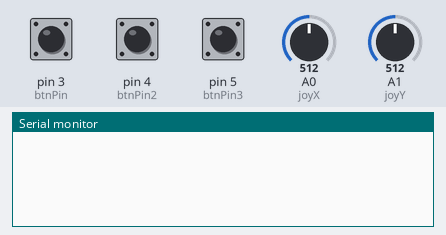
Recording of a sketch running on a simulated Arduino Uno, built with avr-gcc and run on an emulated ATmega328P. Parts: the last lines printed to the serial monitor. The inputs (shaded band) are chosen by the test bench; at power-on: A0 (joyX) = 512, pin 3 (btnPin) HIGH, pin 4 (btnPin2) HIGH, pin 5 (btnPin3) HIGH, A1 (joyY) = 512.

Above: at 1.7 s.
1.8 s: A0 (joyX) set to 190
At 2.5 s:
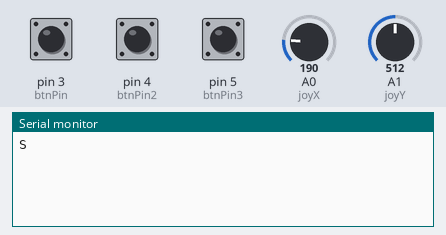
3.3 s: pin 3 (btnPin) pulled LOW for 0.15 s
At 3.43 s:
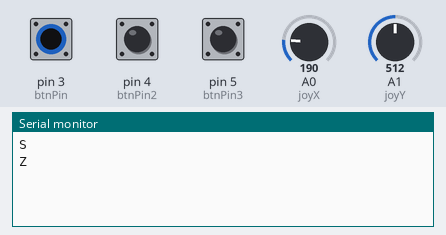
4.9 s: pin 4 (btnPin2) pulled LOW for 0.15 s
At 5.03 s:
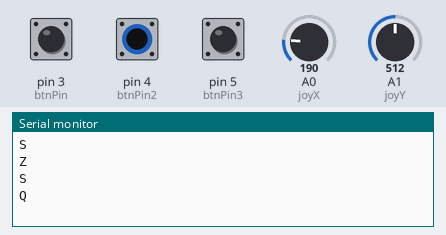
6.5 s: pin 5 (btnPin3) pulled LOW for 0.15 s
At 6.63 s:
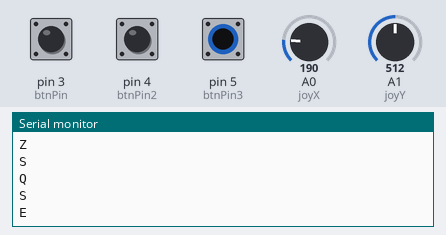
8.1 s: A0 (joyX) set to 900
At 8.5 s:
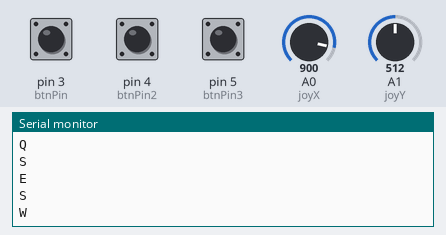

Measured:
- after the input at 1.8 s, the serial monitor: prints a new line at once (image 1)
- after the input at 3.3 s, the serial monitor: prints a new line at once (image 2)
- after the input at 4.9 s, the serial monitor: prints a new line at once (image 3)
- after the input at 6.5 s, the serial monitor: prints a new line at once (image 4)
- after the input at 8.1 s, the serial monitor: prints a new line at once (image 5)

The sketch:

v2.ino
```cpp
const int joyX = A0, joyY = A1, btnPin = 3, btnPin2 = 4, btnPin3 = 5;
int centerX, centerY;
char lastState = 'I';

void setup() {
  Serial.begin(115200);
  delay(500);
  centerX = analogRead(joyX);
  centerY = analogRead(joyY);
  pinMode(btnPin, INPUT_PULLUP);
  pinMode(btnPin2, INPUT_PULLUP);
  pinMode(btnPin3, INPUT_PULLUP);
}
 void loop() {
  int x = analogRead(joyX) - centerX;
  int y = analogRead(joyY) - centerY;
  if (abs(x) < 20) x = 0; if (abs(y) < 20) y = 0;
  char curr = 'I';

  if (!digitalRead(btnPin)) curr = 'Z'; //Space
  else if (!digitalRead(btnPin2)) curr = 'Q';
  else if (!digitalRead(btnPin3)) curr = 'E';
  else if (x >= 300 && abs(y) <= 200) curr = 'W';
  else if (x <= -300 && abs(y) <= 200) curr = 'S';
  else if (y >= 300 && abs(x) <= 200) curr = 'D';
  else if (y <= -300 && abs(x) <= 200) curr = 'A';

  if (curr != lastState) {
    if (curr != 'I') Serial.println(curr);
    lastState = curr;
  }
  delay(5);
}
```
